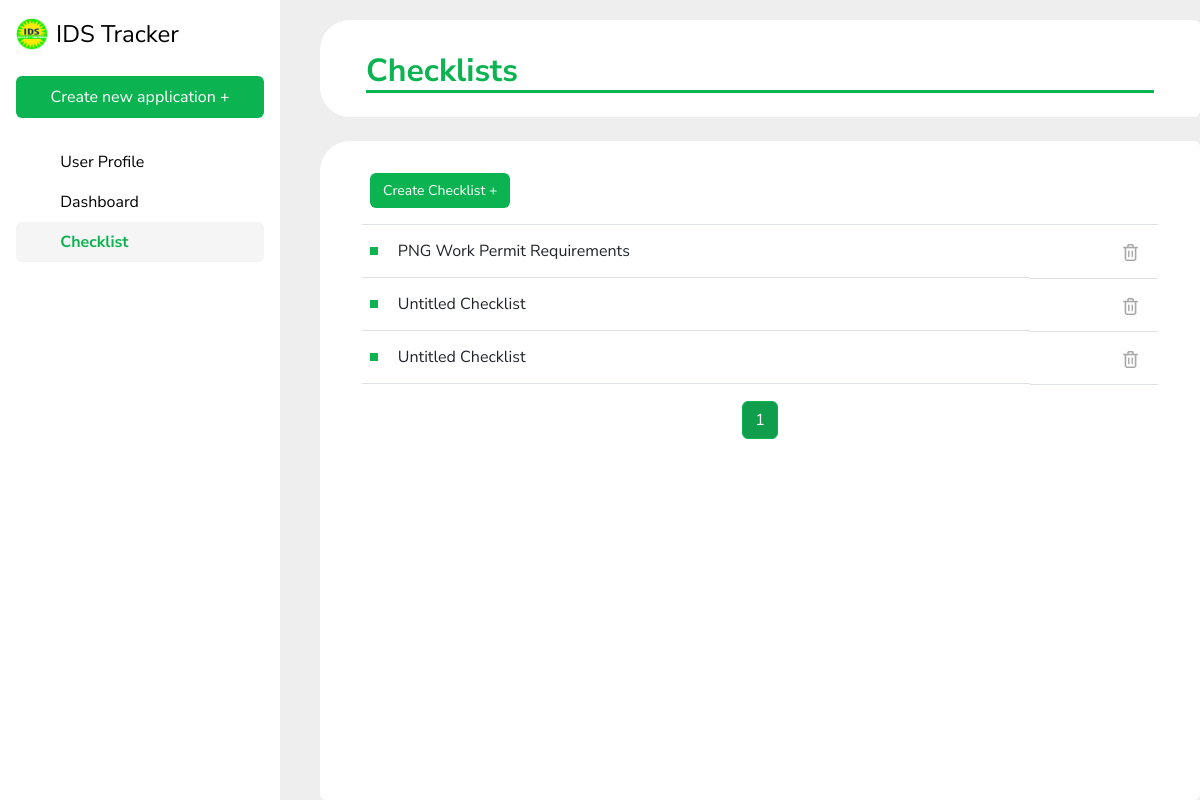
The page /checklist on the database as committed earlier.
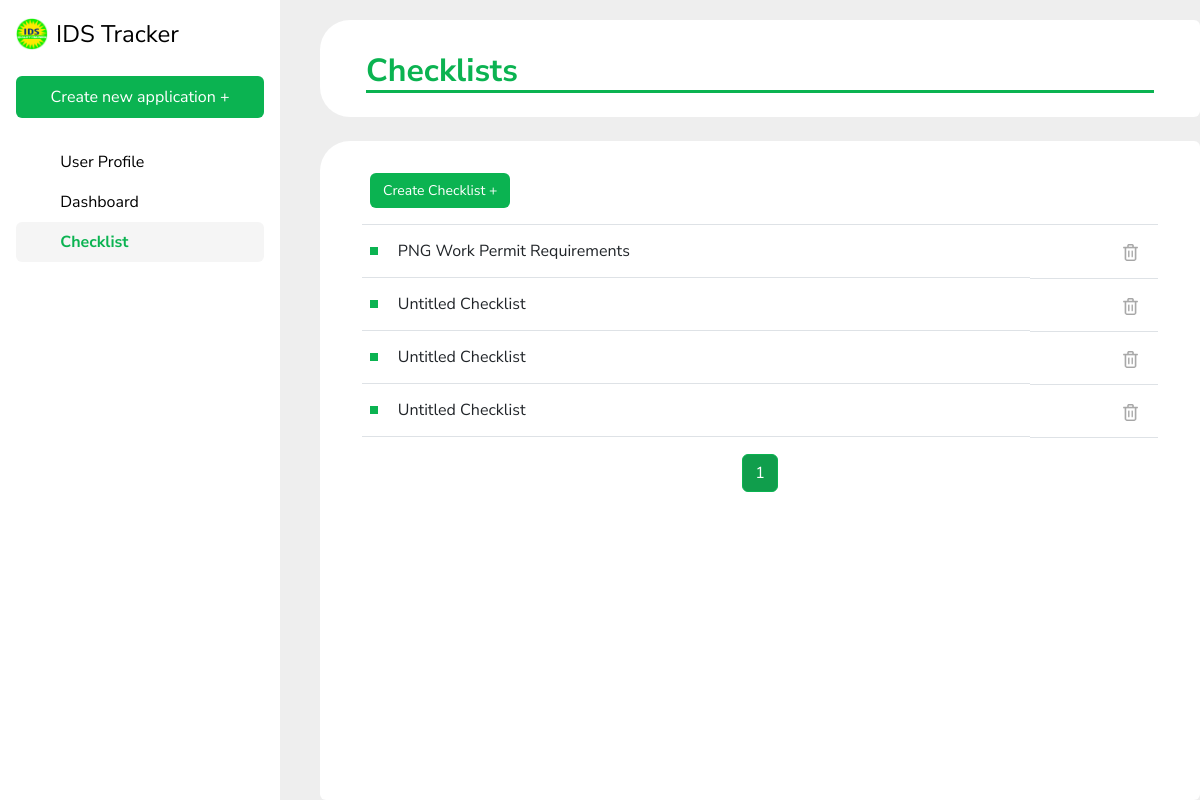
The same page on the database as committed later.
### IDSapp/models.py (models this page shows, shortened)
class Checklist(models.Model):
    document_types = [
        ('Visa', 'Visa'),
        ('Passport', 'Passport'),
        ('Work Permit', 'Work Permit')
    ]
    name = models.CharField(max_length=255)
    documentType = models.CharField(max_length = 20, choices = document_types, null=True)
    country =  models.CharField(max_length = 50, null=True)

### IDSapp/views.py (the view)
# urls.py: path('checklist', views.view_checklist, name = 'view_checklist'),
def view_checklist(request):
    checklist_list = Checklist.objects.all()
    paginator = Paginator(checklist_list, 7)  # Show 10 checklists per page
    page_number = request.GET.get('page')
    page_obj = paginator.get_page(page_number)
    context = {
        'document_type_choices': Checklist.document_types,
        'page_obj': page_obj,
    }
    return render(request, 'checklist.html', context)

### IDSapp/templates/checklist.html (shortened to what this page needs)
{% extends 'base.html' %}
{% load static %}
{% block content %}
<div class="flex-container">
    <div class="card" style="border: none; border-bottom-left-radius: 30px; border-top-left-radius: 30px;">
        <div class="card-body">
            <h2 class="card-title mt-3" style="margin-left: 30px; margin-right: 30px; color: #0BB351; font-weight: bold; border-bottom: 3px solid #0BB351;">Checklists</h2>
        </div>
    </div>
    <div id="dynamicCard" class="card mt-4 flex-grow">
            <div class="container-fluid">
                <div style="margin-left: 30px; margin-right: 30px;">
                    <table class="table table-hover mt-4">
                        <thead>
                            <tr>
                                <th scope="col">
                                    <form action="{% url 'create_checklist' %}" method="POST">
                                        <button type="submit" class="text-decoration-none btn mb-2" style="color: #ffffff; background-color: #0BB351; font-size: 14px;">Create Checklist +</button>
                                    </form>
                                </th>
                                <th scope="col" class="text-end">
                                </th>
                            </tr>
                        </thead>
                        <tbody>
                            {% for checklist in page_obj %}
                            <tr>
                                <td class="d-flex align-items-center">
                                    <div class="bullet me-2"></div>
                                    <button type="button" class="btn w-100 text-start" data-bs-toggle="modal" data-bs-target="#checklistModal{{ checklist.id }}" style="border: none;">
                                        {{ checklist.name }}
                                    </button>
                                </td>
                                <td class="text-end">
                                    <form action="{% url 'delete_checklist' checklist.id %}" method="POST">
                                        <button type="submit" class="btn" style="background: none; border: none;" onclick="return confirm('Are you sure you want to delete this checklist?')">
                                            <img src="{% static 'bin2.png' %}" width="15" height="17" alt="Delete">
                                        </button>
                                    </form>
                                </td>
                            </tr>
                            {% endfor %}
                        </tbody>
                    </table>
                    <nav aria-label="Page navigation" class="mt-3">
                        <ul class="pagination justify-content-center">
                            {% for num in page_obj.paginator.page_range %}
                                <li class="page-item {% if page_obj.number == num %}active{% endif %}">
                                    <a class="page-link" href="?page={{ num }}">{{ num }}</a>
                                </li>
                            {% endfor %}
                        </ul>
                    </nav>
                </div>
            </div>
    </div>
</div>
{% endblock %}

Rows that differ between the two databases and show on the page:
added Checklist: name "Untitled Checklist"
